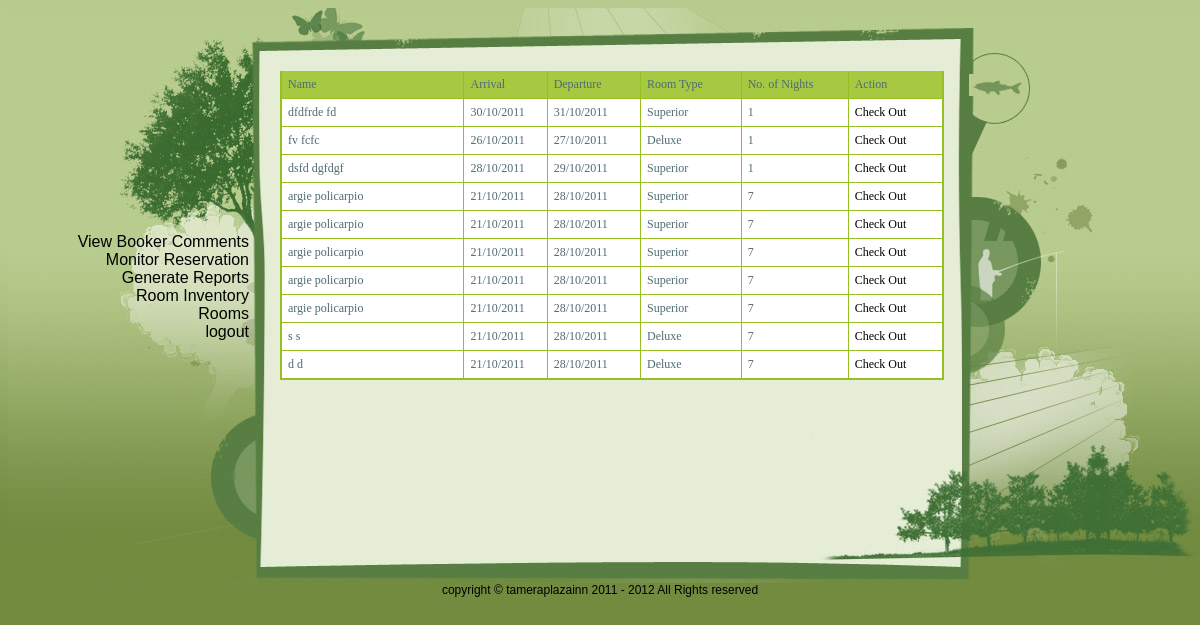
Screenshot of /home_admin.php (signed in) with the database file from the repository.
### tables this page shows
CREATE TABLE IF NOT EXISTS `reservation` (
  `reservation_id` int(11) NOT NULL AUTO_INCREMENT,
  `firstname` varchar(30) NOT NULL,
  `lastname` varchar(30) NOT NULL,
  `city` varchar(30) NOT NULL,
  `zip` int(11) NOT NULL,
  `province` varchar(30) NOT NULL,
  `country` varchar(30) NOT NULL,
  `email` varchar(50) NOT NULL,
  `contact` int(20) NOT NULL,
  `username` varchar(30) NOT NULL,
  `password` varchar(30) NOT NULL,
  `arrival` varchar(30) NOT NULL,
  `departure` varchar(30) NOT NULL,
  `adults` int(11) NOT NULL,
  `child` int(11) NOT NULL,
  `result` int(11) NOT NULL,
  `room_id` int(11) NOT NULL,
  `no_room` int(11) NOT NULL,
  `payable` int(11) NOT NULL,
  `status` varchar(10) NOT NULL,
  `confirmation` varchar(20) NOT NULL,
  PRIMARY KEY (`reservation_id`)
);

CREATE TABLE IF NOT EXISTS `room` (
  `room_id` int(11) NOT NULL AUTO_INCREMENT,
  `type` varchar(30) NOT NULL,
  `rate` int(11) NOT NULL,
  `description` varchar(300) NOT NULL,
  `image` varchar(100) NOT NULL,
  `qty` int(11) NOT NULL,
  `max_adult` int(11) NOT NULL,
  `max_child` int(11) NOT NULL,
  PRIMARY KEY (`room_id`)
);

### home_admin.php (the view, shortened to what this page needs)
<!DOCTYPE html PUBLIC "-//W3C//DTD XHTML 1.0 Transitional//EN" "http://www.w3.org/TR/xhtml1/DTD/xhtml1-transitional.dtd">
<html xmlns="http://www.w3.org/1999/xhtml">
<head>
<link href="css/main.css" rel="stylesheet" type="text/css" />
<link href="src/facebox.css" media="screen" rel="stylesheet" type="text/css" />
</head>
<body>
<div class="mainwrapper">
  <div class="leftother">
    <div class="l">
	<div style="margin-top: 225px; margin-right: 10px;">
	 <?php
if ($_SESSION['SESS_FIRST_NAME']=="admin"){
  echo '<a href="#2" class="cross-link">View Booker Comments</a><br />';
  echo '<a href="#1" class="cross-link">Monitor Reservation</a><br />';
  echo '<a href="#3" class="cross-link">Generate Reports</a><br />';
  echo '<a href="#5" class="cross-link">Room Inventory</a><br />';
  echo '<a href="#4" class="cross-link">Rooms</a><br />';
  echo '<a href="admin_index.php">logout</a><br />';
 }
 ?>
	</div>
	</div>
	<div class="r">
<div class="right3">
    <div class="slider-wrap">
      <div id="slider1" class="csw">
        <div class="panelContainer">
          <div class="panel" title="Panel 1">
            <div class="wrapper">
			  <div class="view">
			  <table id="mytable" cellspacing="0">
  <tr>
    <td width="191" id="label">Name</td>
    <td width="73" id="label">Arrival</td>
    <td width="85" id="label">Departure</td>
    <td width="96" id="label">Room Type </td>
    <td width="105" id="label">No. of Nights</td>
    <td width="90" id="label">Action</td>
  </tr>
              <?php
								$result2 = mysql_query("SELECT * FROM reservation where status != 'out'");
								while($row = mysql_fetch_array($result2))
								  {
								 echo '<tr>';
    								echo '<td class="contacts">'.$row['firstname'].' ' .$row['lastname'].'</td>';
    								echo '<td class="contacts">'.$row['arrival'].'</td>';
									echo '<td class="contacts">'.$row['departure'].'</td>';
									echo '<td class="contacts">';
									$r=$row['room_id'];
									$result1 = mysql_query("SELECT * FROM room WHERE room_id = '$r'");
			while($row1 = mysql_fetch_array($result1))
			{
			echo $row1['type'];
			}
									echo '</td>';
									echo '<td class="contacts">'.$row['result'].'</td>';
									echo '<td class="contacts">'.'<a href=out.php?id=' . $row["reservation_id"] . '>' . 'Check Out' . '</a>'.'</td>';
  								echo '</tr>';
								  }
			  ?>
			  </table>
			  </div>
            </div>
          </div>
        </div>
      </div>
    </div>
  </div>
	</div>
  </div>
  <div class="rightother"></div>
</div>
<div class="footer" style="text-align:center; font-family:Arial, Helvetica, sans-serif; font-size:12px;">copyright © tameraplazainn 2011 - 2012 All Rights reserved</div>
</body>
</html>

### css/main.css (style rules this page uses)
body { background-image:url(../newimages/mainbg.jpg); background-repeat:repeat-x; background-color:#738b3f; }
.view { overflow: auto; float:right; width: 680px; height: 390px; margin-top: -61px; padding: 50px 0px; }
.slider-wrap { margin: 20px 0; position: relative; width: 100%; }
.stripViewer { position: relative; overflow: hidden; margin: auto; width: 700px; height: 460px; clear: both; }
.stripViewer .panelContainer { position: relative; left: 0; top: 0; width: 100%; list-style-type: none; }
.stripViewer .panelContainer .panel { float:left; height: 100%; position: relative; width: 700px; }
.stripViewer .panelContainer .panel .wrapper { padding: 10px; }
#mytable { width: 664px; padding: 0; margin: 0 auto; border: 1px solid #98BF21; border-left-width: 2px; }
td { border-right: 1px solid #98BF21; border-bottom: 1px solid #98BF21; background: #fff; padding: 6px 6px 6px 6px; color: #4f6b72; font-size:12px; }
#label { background-color:#A7C942; }
.mainwrapper { width:1200px; height:575px; margin:0 auto; }
.rightother { width:250px; float:right; height:575px; background-image:url(../newimages/rightbg.png); background-repeat:no-repeat; }
.leftother { width:950px; float:left; height:575px; background-image:url(../newimages/leftbg.png); background-repeat:no-repeat; }
.l { float:left; width: 251px; height: 575px; text-align:right; font-family:Arial, Helvetica, sans-serif; }
.r { float:right; height: 575px; width: 698px; }
.right3 { float:right; width: 700px; height: 500px; margin-top: 51px; margin-top: 43px; width: 696px; }

### rows the page displays
reservation: firstname "dfdfrde", lastname "fd", arrival "30/10/2011", departure "31/10/2011", result "1"
room: type "Superior"
reservation: firstname "fv", lastname "fcfc", arrival "26/10/2011", departure "27/10/2011", result "1"
room: type "Deluxe"
reservation: firstname "dsfd", lastname "dgfdgf", arrival "28/10/2011", departure "29/10/2011", result "1"
reservation: firstname "argie", lastname "policarpio", arrival "21/10/2011", departure "28/10/2011", result "7"
reservation: firstname "argie", lastname "policarpio", arrival "21/10/2011", departure "28/10/2011", result "7"
reservation: firstname "argie", lastname "policarpio", arrival "21/10/2011", departure "28/10/2011", result "7"
reservation: firstname "argie", lastname "policarpio", arrival "21/10/2011", departure "28/10/2011", result "7"
reservation: firstname "argie", lastname "policarpio", arrival "21/10/2011", departure "28/10/2011", result "7"
reservation: firstname "s", lastname "s", arrival "21/10/2011", departure "28/10/2011", result "7"
reservation: firstname "d", lastname "d", arrival "21/10/2011", departure "28/10/2011", result "7"
